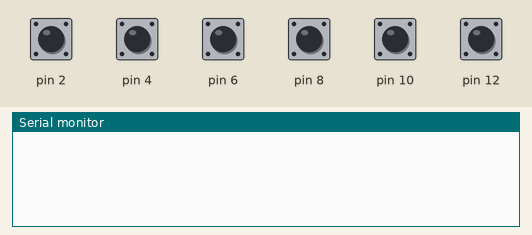
The sketch below on a simulated Arduino Uno, built with avr-gcc and run on an emulated ATmega328P. Shown: the last lines printed to the serial monitor. The test bench sets the inputs (shaded band); at power-on: pin 2, pin 4, pin 6, pin 8, pin 10, pin 12 HIGH.

Above: at 1.2 s.
1.3 s: pin 2 pulled LOW for 0.15 s
At 2.3 s:
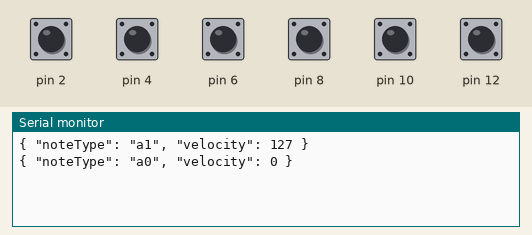
2.9 s: pin 4 pulled LOW for 0.15 s
At 4.0 s:
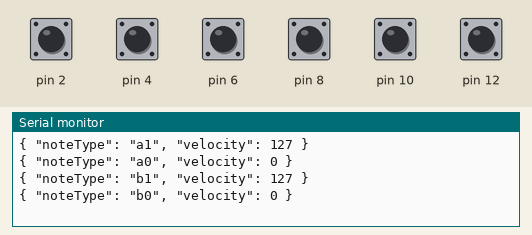
4.5 s: pin 6 pulled LOW for 0.15 s
At 5.7 s:
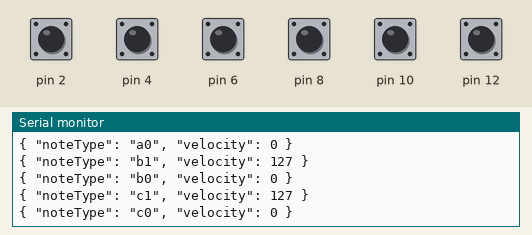
6.1 s: pin 8 pulled LOW for 0.15 s
At 7.3 s:
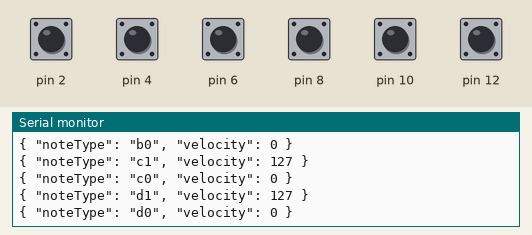
7.7 s: pin 10 pulled LOW for 0.15 s
At 9.0 s:
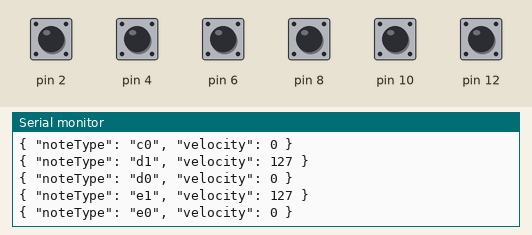
9.3 s: pin 12 pulled LOW for 0.15 s
At 10.7 s:
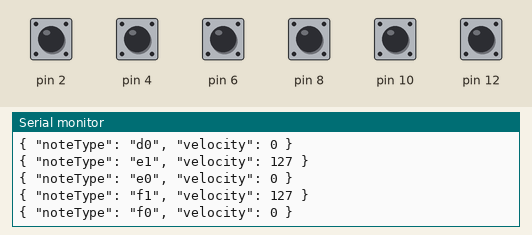

The sketch:

BananaBongos.ino
```cpp
#include <CapacitiveSensor.h>

CapacitiveSensor sensors[6] = {
  CapacitiveSensor(3, 2),   // Resistor between pins 3 & 2, add the alligator clip/wire to pin 2 as this is the sensor pin.
  CapacitiveSensor(5, 4),   // Resistor between pins 5 & 4, add the alligator clip/wire to pin 4 as this is the sensor pin.
  CapacitiveSensor(7, 6),   // Resistor between pins 7 & 6, add the alligator clip/wire to pin 6 as this is the sensor pin.
  CapacitiveSensor(9, 8),   // Resistor between pins 9 & 8, add the alligator clip/wire to pin 8 as this is the sensor pin.
  CapacitiveSensor(11, 10), // Resistor between pins 11 & 10, add the alligator clip/wire to pin 10 as this is the sensor pin.
  CapacitiveSensor(13, 12)  // Resistor between pins 13 & 12, add the alligator clip/wire to pin 12 as this is the sensor pin.
};

long readings[6] = { 0, 0, 0, 0, 0, 0 };
boolean playing[6] = { false, false, false, false, false, false };

struct ReadingsConfig {
  int Maximum;
  int Tolerance;
};

struct VelocityConfig {
  int Minimum;
  int Maximum;
};

struct Config {
  ReadingsConfig Readings;
  VelocityConfig Velocity;
};

ReadingsConfig readingsConfig = {
  5000,
  500
};

VelocityConfig velocityConfig = {
  30,
  127
};

Config config = {
  readingsConfig,
  velocityConfig
};

String command;

void setup()
{
   Serial.begin(115200);
}

void loop()
{
  for ( int x = 0 ; x < 6 ; x++ ) {
    readings[x] = sensors[x].capacitiveSensor(50);
    command = char(97 + x);

    if (readings[x] > config.Readings.Tolerance) {
      if (!playing[x]) {
        playing[x] = true;
        sendNote(command + 1, getVelocity(readings[x]));
      }
    }
    else {
      if (playing[x]) {
        sendNote(command + 0, -1);
        playing[x] = false;
      }
    }
  }
}

void sendNote(String note, int velocity) {
  if (velocity > 0) {
    Serial.println((String)"{ \"noteType\": \"" + note + "\", \"velocity\": " + velocity + " }");
  } else {
    Serial.println((String)"{ \"noteType\": \"" + note + "\", \"velocity\": 0 }");
  }
}

int getVelocity(int reading) {
  return map(constrain(reading, config.Readings.Tolerance, config.Readings.Maximum), config.Readings.Tolerance, config.Readings.Maximum, config.Velocity.Minimum, config.Velocity.Maximum);
}
```

Measured:
- after the input at 1.3 s, the serial monitor: prints a new line at once (image 1)
- after the input at 2.9 s, the serial monitor: prints a new line at once (image 2)
- after the input at 4.5 s, the serial monitor: prints a new line at once (image 3)
- after the input at 6.1 s, the serial monitor: prints a new line at once (image 4)
- after the input at 7.7 s, the serial monitor: prints a new line at once (image 5)
- after the input at 9.3 s, the serial monitor: prints a new line at once (image 6)
